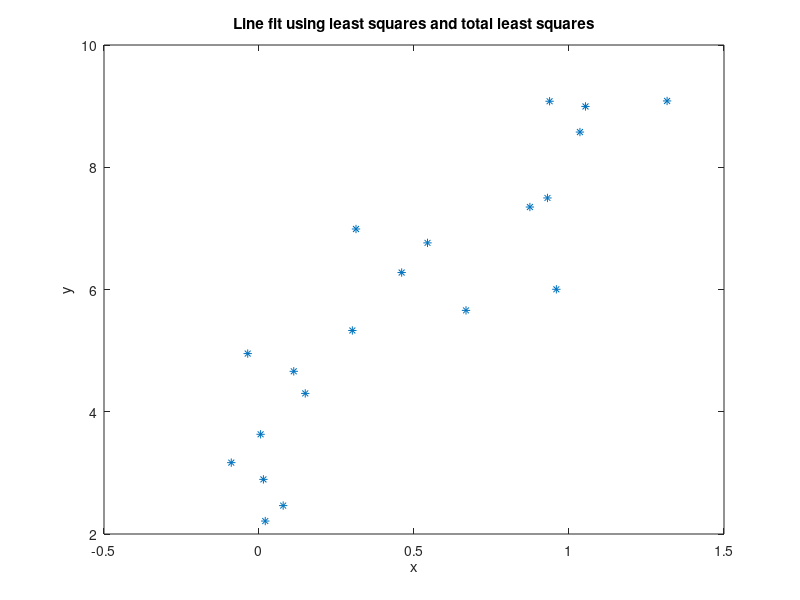

This figure's MATLAB source: (Note: this script raises an error after producing the figure.)
% Task 1: Fit least squares and total least squares lines to data points.

% Clear up
clc;
close all;
clearvars;

% Begin by loading data points from linjepunkter.mat
load linjepunkter

N = length(x); % number of data points

% Plot data
plot(x, y, '*'); hold on;
xlabel('x') 
ylabel('y')
title('Line fit using least squares and total least squares') % OBS - CHANGE TITLE!
x_fine = [min(x)-0.05,max(x)+0.05]; % used when plotting the fitted lines

% Fit a line to these data points with least squares
% Here you should write code to obtain the p_ls coefficients (assuming the
% line has the form y = p_ls(1) * x + p_ls(2)).
% p_ls = [rand(), 6]; % REMOVE AND REPLACE WITH LEAST SQUARES
p_ls = least_squares(x, y);
plot(x_fine, p_ls(1) * x_fine + p_ls(2))

% Fit a line to these data points with total least squares.
% Note that the total least squares line has the form 
% ax + by + c = 0, but the plot command requires it to be of the form
% y = kx + m, so make sure to convert appropriately.
% p_tls = [rand(), 6]; % REMOVE AND REPLACE WITH TOTAL LEAST SQUARES
p_tls = total_least_squares(x, y);
plot(x_fine, p_tls(1) * x_fine + p_tls(2), 'k--')

% Legend --> show which line corresponds to what (if you need to
% re-position the legend, you can modify rect below)
h=legend('data points', 'least-squares','total-least-squares');
rect = [0.20, 0.65, 0.25, 0.25];
set(h, 'Position', rect)

% After having plotted both lines, it's time to compute errors for the
% respective lines. Specifically, for each line (the least squares and the
% total least squares line), compute the least square error and the total
% least square error. Note that the error is the sum of the individual
% squared errors for each data point! In total you should get 4 errors. Report these
% in your report, and comment on the results. OBS: Recall the distance formula
% between a point and a line from linear algebra, useful when computing orthogonal
% errors!

% WRITE CODE BELOW TO COMPUTE THE 4 ERRORS

%%

% p_ls: coeffs for least sq line
% p_tls: coeffs for tot least sq line

% 1: least sq fit
% 2: total least sq fit

errors_ls = zeros(2,1); % 1: least sq, least sq error. 2: tls, least sq err
errors_tls = zeros(2,1); % 1: least sq, tls error. 2: tls, tls error

A = ones(N,2);
A(:,1) = x';

errors_ls(1) = sum((A * p_ls' - y).^2, 'all');
errors_ls(2) = sum((A * p_tls' - y).^2, 'all');

% ax + by + c = 0, a=-p_ls(1), b=1, c=-p_ls(2)
errors_tls(1) = orth_error(-p_ls(1), 1, -p_ls(2), x, y);
errors_tls(2) = orth_error(-p_tls(1), 1, -p_tls(2), x, y);



%%
function err = orth_error(a,b,c,x,y)
    err = 0;
    for i = 1:length(x)
        err_temp = abs(a*x(i) + b*y(i) + c) / sqrt(a^2+b^2);
        err = err + err_temp^2;
    end

end
